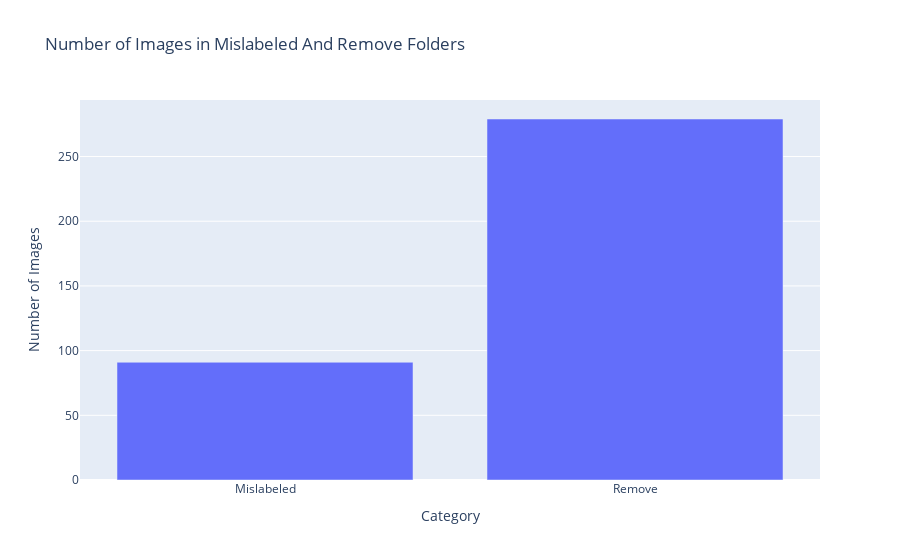

Notebook source saved alongside this figure:
### Code cell
# Function to count images in each folder
def count_images_in_folder(base_dir):
    return sum([len(filenames) for _, _, filenames in os.walk(base_dir)])

# Count images in each folder
mislabeled_count = count_images_in_folder(MISLABELED_DIR)
remove_count = count_images_in_folder(REMOVE_DIR)

# Create a dataframe for visualization
data = {
    'Category': ['Mislabeled', 'Remove'],
    'Image Count': [mislabeled_count, remove_count]
}

df = pd.DataFrame(data)

# Plot the data using plotly express
fig = px.bar(df, x='Category', y='Image Count', title="Number of Images in Mislabeled And Remove Folders",
             labels={'Image Count': 'Number of Images'})
fig.show()

### Figure 1 — Plotly figure (JSON) as saved in the notebook; plotly's stock layout.template omitted (floating-point values rounded to 4 significant figures)
{"data": [{"alignmentgroup": "True", "hovertemplate": "Category=%{x}<br>Number of Images=%{y}<extra></extra>", "legendgroup": "", "marker": {"color": "#636efa", "pattern": {"shape": ""}}, "name": "", "offsetgroup": "", "orientation": "v", "showlegend": false, "textposition": "auto", "type": "bar", "x": ["Mislabeled", "Remove"], "xaxis": "x", "y": [91, 279], "yaxis": "y"}], "layout": {"barmode": "relative", "legend": {"tracegroupgap": 0}, "title": {"text": "Number of Images in Mislabeled And Remove Folders"}, "xaxis": {"anchor": "y", "domain": [0, 1], "title": {"text": "Category"}}, "yaxis": {"anchor": "x", "domain": [0, 1], "title": {"text": "Number of Images"}}}}
